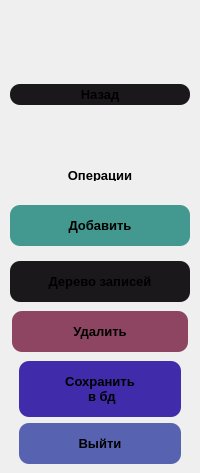
                      <widget class="QWidget" name="tab_work_with_data">
                       <property name="styleSheet">
                        <string notr="true">border:none;</string>
                       </property>
                       <attribute name="title">
                        <string>Работа с данными</string>
                       </attribute>
                       <layout class="QVBoxLayout" name="verticalLayout_16">
                        <property name="spacing">
                         <number>0</number>
                        </property>
                        <property name="leftMargin">
                         <number>0</number>
                        </property>
                        <property name="topMargin">
                         <number>0</number>
                        </property>
                        <property name="rightMargin">
                         <number>0</number>
                        </property>
                        <property name="bottomMargin">
                         <number>0</number>
                        </property>
                        <item>
                         <widget class="QFrame" name="frame_10">
                          <property name="styleSheet">
                           <string notr="true">border:none;</string>
                          </property>
                          <property name="frameShape">
                           <enum>QFrame::Shape::StyledPanel</enum>
                          </property>
                          <property name="frameShadow">
                           <enum>QFrame::Shadow::Raised</enum>
                          </property>
                          <layout class="QVBoxLayout" name="verticalLayout_14">
                           <property name="spacing">
                            <number>0</number>
                           </property>
                           <property name="leftMargin">
                            <number>10</number>
                           </property>
                           <property name="topMargin">
                            <number>0</number>
                           </property>
                           <property name="rightMargin">
                            <number>10</number>
                           </property>
                           <property name="bottomMargin">
                            <number>0</number>
                           </property>
                           <item>
                            <widget class="QFrame" name="frame_16">
                             <property name="maximumSize">
                              <size>
                               <width>16777215</width>
                               <height>110</height>
                              </size>
                             </property>
                             <property name="styleSheet">
                              <string notr="true">border:none;</string>
                             </property>
                             <property name="frameShape">
                              <enum>QFrame::Shape::StyledPanel</enum>
                             </property>
                             <property name="frameShadow">
                              <enum>QFrame::Shadow::Raised</enum>
                             </property>
                             <layout class="QVBoxLayout" name="verticalLayout_17">
                              <property name="leftMargin">
                               <number>2</number>
                              </property>
                              <property name="topMargin">
                               <number>0</number>
                              </property>
                              <property name="rightMargin">
                               <number>2</number>
                              </property>
                              <property name="bottomMargin">
                               <number>1</number>
                              </property>
                              <item>
                               <widget class="QPushButton" name="button_icon">
                                <property name="text">
                                 <string/>
                                </property>
                                <property name="icon">
                                 <iconset resource="../qrc/main.qrc">
                                  <normaloff>:/images/images/doctor_without_background.png</normaloff>:/images/images/doctor_without_background.png</iconset>
                                </property>
                                <property name="iconSize">
                                 <size>
                                  <width>100</width>
                                  <height>100</height>
                                 </size>
                                </property>
                               </widget>
                              </item>
                             </layout>
                            </widget>
                           </item>
                           <item>
                            <widget class="QFrame" name="frame_20">
                             <property name="styleSheet">
                              <string notr="true">border:none;</string>
                             </property>
                             <property name="frameShape">
                              <enum>QFrame::Shape::StyledPanel</enum>
                             </property>
                             <property name="frameShadow">
                              <enum>QFrame::Shadow::Raised</enum>
                             </property>
                             <layout class="QVBoxLayout" name="verticalLayout_23">
                              <property name="spacing">
                               <number>15</number>
                              </property>
                              <property name="leftMargin">
                               <number>0</number>
                              </property>
                              <property name="rightMargin">
                               <number>0</number>
                              </property>
                              <item>
                               <spacer name="verticalSpacer">
                                <property name="orientation">
                                 <enum>Qt::Orientation::Vertical</enum>
                                </property>
                                <property name="sizeType">
                                 <enum>QSizePolicy::Policy::Fixed</enum>
                                </property>
                                <property name="sizeHint" stdset="0">
                                 <size>
                                  <width>20</width>
                                  <height>60</height>
                                 </size>
                                </property>
                               </spacer>
                              </item>
                              <item>
                               <widget class="QPushButton" name="button_back">
                                <property name="font">
                                 <font>
                                  <family>Arial</family>
                                  <pointsize>10</pointsize>
                                  <bold>true</bold>
                                 </font>
                                </property>
                                <property name="layoutDirection">
                                 <enum>Qt::LayoutDirection::RightToLeft</enum>
                                </property>
                                <property name="styleSheet">
                                 <string notr="true">QPushButton{
padding:3px;
background-color:rgb(26, 24, 26);
border-radius:10px;
}

QPushButton:hover {
    background-color: rgb(39, 36, 39);  /* другой цвет при наведении */
}</string>
                                </property>
                                <property name="text">
                                 <string>Назад</string>
                                </property>
                                <property name="icon">
                                 <iconset resource="../qrc/main_icons.qrc">
                                  <normaloff>:/icons/icons/back2.png</normaloff>:/icons/icons/back2.png</iconset>
                                </property>
                                <property name="iconSize">
                                 <size>
                                  <width>43</width>
                                  <height>43</height>
                                 </size>
                                </property>
                               </widget>
                              </item>
                              <item>
                               <spacer name="verticalSpacer_5">
                                <property name="orientation">
                                 <enum>Qt::Orientation::Vertical</enum>
                                </property>
                                <property name="sizeType">
                                 <enum>QSizePolicy::Policy::Fixed</enum>
                                </property>
                                <property name="sizeHint" stdset="0">
                                 <size>
                                  <width>20</width>
                                  <height>40</height>
                                 </size>
                                </property>
                               </spacer>
                              </item>
                              <item>
                               <widget class="QFrame" name="label_work_with_data">
                                <property name="maximumSize">
                                 <size>
                                  <width>16777215</width>
                                  <height>30</height>
                                 </size>
                                </property>
                                <property name="styleSheet">
                                 <string notr="true">border:none;</string>
                                </property>
                                <property name="frameShape">
                                 <enum>QFrame::Shape::StyledPanel</enum>
                                </property>
                                <property name="frameShadow">
                                 <enum>QFrame::Shadow::Raised</enum>
                                </property>
                                <layout class="QHBoxLayout" name="horizontalLayout_13">
                                 <item>
                                  <widget class="QLabel" name="label_work_with_data_2">
                                   <property name="maximumSize">
                                    <size>
                                     <width>16777215</width>
                                     <height>30</height>
                                    </size>
                                   </property>
                                   <property name="font">
                                    <font>
                                     <family>Arial</family>
                                     <pointsize>10</pointsize>
                                     <bold>true</bold>
                                    </font>
                                   </property>
                                   <property name="styleSheet">
                                    <string notr="true">border:none;</string>
                                   </property>
                                   <property name="text">
                                    <string>Операции</string>
                                   </property>
                                   <property name="alignment">
                                    <set>Qt::AlignmentFlag::AlignCenter</set>
                                   </property>
                                  </widget>
                                 </item>
                                </layout>
                               </widget>
                              </item>
                              <item>
                               <widget class="QPushButton" name="button_add_new_record">
                                <property name="font">
                                 <font>
                                  <family>Arial</family>
                                  <pointsize>10</pointsize>
                                  <bold>true</bold>
                                 </font>
                                </property>
                                <property name="styleSheet">
                                 <string notr="true">QPushButton {
    padding:13px;
	background-color:rgb(67, 153, 143);
	border-radius:10px;
}
QPushButton:hover {
    background-color: rgb(61, 139, 130);  /* другой цвет при наведении */
}
</string>
                                </property>
                                <property name="text">
                                 <string>Добавить</string>
                                </property>
                               </widget>
                              </item>
                              <item>
                               <widget class="QPushButton" name="button_show_tree">
                                <property name="font">
                                 <font>
                                  <family>Arial</family>
                                  <pointsize>10</pointsize>
                                  <bold>true</bold>
                                 </font>
                                </property>
                                <property name="styleSheet">
                                 <string notr="true">QPushButton{
padding:13px;
background-color:rgb(26, 24, 26);
border-radius:10px;
}

QPushButton:hover {
    background-color: rgb(39, 36, 39);  /* другой цвет при наведении */
}</string>
                                </property>
                                <property name="text">
                                 <string>Дерево записей</string>
                                </property>
                               </widget>
                              </item>
                             </layout>
                            </widget>
                           </item>
                           <item>
                            <widget class="QFrame" name="frame_21">
                             <property name="maximumSize">
                              <size>
                               <width>16777215</width>
                               <height>70</height>
                              </size>
                             </property>
                             <property name="styleSheet">
                              <string notr="true">border:none;</string>
                             </property>
                             <property name="frameShape">
                              <enum>QFrame::Shape::StyledPanel</enum>
                             </property>
                             <property name="frameShadow">
                              <enum>QFrame::Shadow::Raised</enum>
                             </property>
                             <layout class="QVBoxLayout" name="verticalLayout_15">
                              <property name="spacing">
                               <number>0</number>
                              </property>
                              <property name="leftMargin">
                               <number>2</number>
                              </property>
                              <property name="topMargin">
                               <number>0</number>
                              </property>
                              <property name="rightMargin">
                               <number>2</number>
                              </property>
                              <property name="bottomMargin">
                               <number>0</number>
                              </property>
                              <item>
                               <widget class="QPushButton" name="button_delete">
                                <property name="font">
                                 <font>
                                  <family>Arial</family>
                                  <pointsize>10</pointsize>
                                  <bold>true</bold>
                                 </font>
                                </property>
                                <property name="styleSheet">
                                 <string notr="true">QPushButton{
	padding:13px;
    background-color:rgb(141, 69, 98);
    border-radius:10px;
}


QPushButton:hover{
	padding:13px;
    background-color:rgb(122, 60, 86);
    border-radius:10px;
}
</string>
                                </property>
                                <property name="text">
                                 <string>Удалить</string>
                                </property>
                               </widget>
                              </item>
                             </layout>
                            </widget>
                           </item>
                           <item>
                            <widget class="QFrame" name="frame_23">
                             <property name="maximumSize">
                              <size>
                               <width>16777215</width>
                               <height>200</height>
                              </size>
                             </property>
                             <property name="styleSheet">
                              <string notr="true">border:none;</string>
                             </property>
                             <property name="frameShape">
                              <enum>QFrame::Shape::StyledPanel</enum>
                             </property>
                             <property name="frameShadow">
                              <enum>QFrame::Shadow::Raised</enum>
                             </property>
                             <layout class="QVBoxLayout" name="verticalLayout_21">
                              <item>
                               <widget class="QPushButton" name="button_save_to_db">
                                <property name="font">
                                 <font>
                                  <family>Arial</family>
                                  <pointsize>10</pointsize>
                                  <bold>true</bold>
                                 </font>
                                </property>
                                <property name="styleSheet">
                                 <string notr="true">QPushButton{
	padding:13px;
    background-color:rgb(64, 43, 170);
    border-radius:10px;
}


QPushButton:hover{
	padding:13px;
    background-color:rgb(87, 99, 177);
    border-radius:10px;
}
</string>
                                </property>
                                <property name="text">
                                 <string>Сохранить 
 в бд</string>
                                </property>
                               </widget>
                              </item>
                              <item>
                               <widget class="QPushButton" name="button_exit_app">
                                <property name="font">
                                 <font>
                                  <family>Arial</family>
                                  <pointsize>10</pointsize>
                                  <bold>true</bold>
                                 </font>
                                </property>
                                <property name="styleSheet">
                                 <string notr="true">QPushButton{
	padding:13px;
    background-color:rgb(87, 99, 177);
    border-radius:10px;
}


QPushButton:hover{
	padding:13px;
    background-color:rgb(64, 43, 170);
    border-radius:10px;
}
</string>
                                </property>
                                <property name="text">
                                 <string>Выйти</string>
                                </property>
                               </widget>
                              </item>
                             </layout>
                            </widget>
                           </item>
                          </layout>
                         </widget>
                        </item>
                       </layout>
                      </widget>
